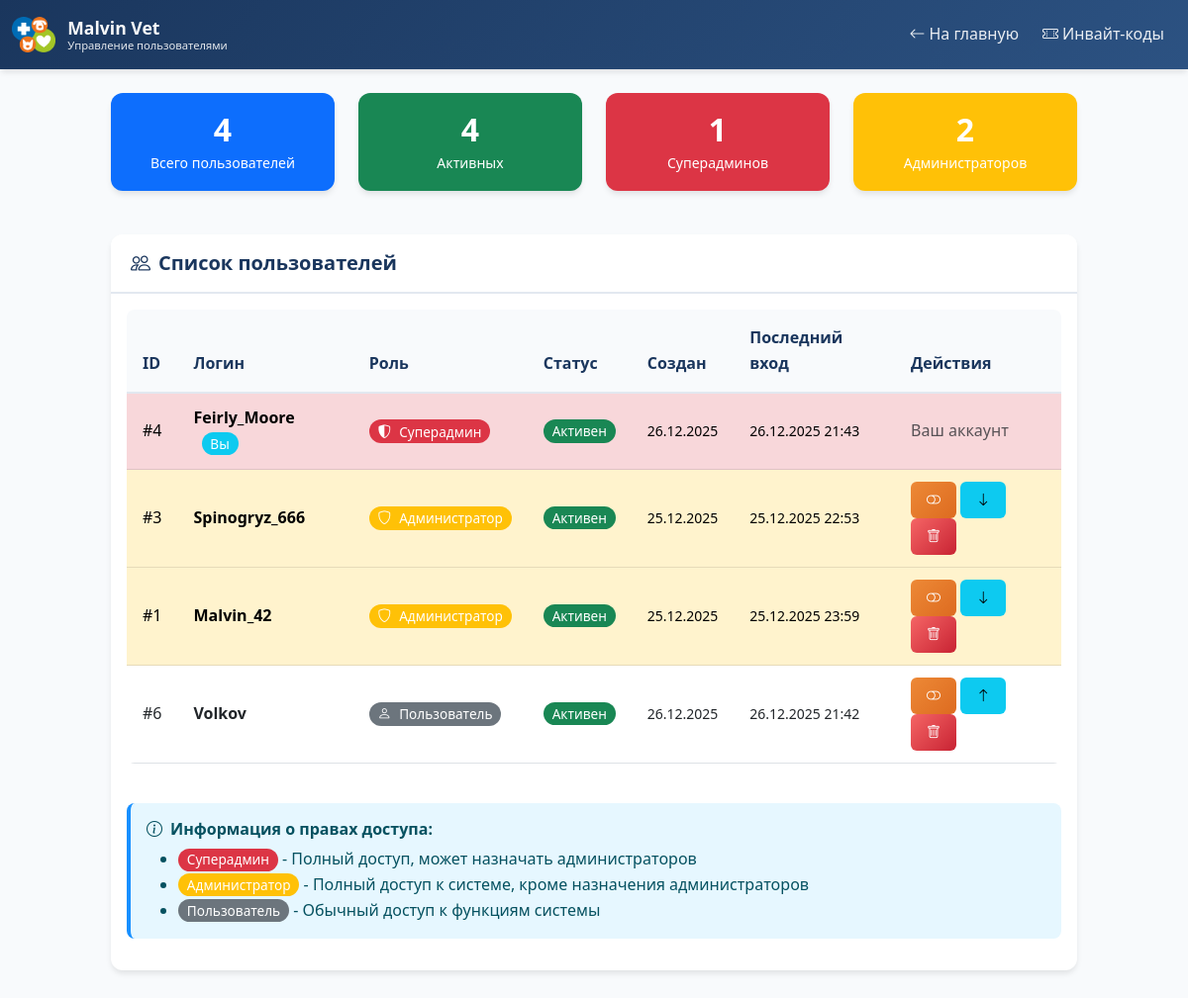
Page /admin/users (signed in) on the committed database.
### app.py (models this page shows)
class User(db.Model):
    __tablename__ = 'user'
    id = db.Column(db.Integer, primary_key=True)
    username = db.Column(db.String(50), nullable=False, unique=True)
    password_hash = db.Column(db.String(200), nullable=False)
    role = db.Column(db.String(20), default='user')  # super_admin, admin, doctor, user
    created_at = db.Column(db.DateTime, default=datetime.utcnow)
    last_login = db.Column(db.DateTime)
    is_active = db.Column(db.Boolean, default=True)

### app.py (the view)
@app.route('/admin/users')
@admin_required
def admin_users():
    users = User.query.order_by(
        db.case(
            (User.role == 'super_admin', 1),
            (User.role == 'admin', 2),
            (User.role == 'doctor', 3),
            (User.role == 'user', 4),
            else_=5
        ),
        User.created_at.desc()
    ).all()
    return render_template('admin_users.html', users=users, now=datetime.utcnow())

### templates/admin_users.html (shortened to what this page needs)
<!DOCTYPE html>
<html lang="ru" data-bs-theme="light">
<head>
    <link href="https://cdn.jsdelivr.net/npm/bootstrap@5.3.0/dist/css/bootstrap.min.css" rel="stylesheet">
    <link rel="stylesheet" href="https://cdn.jsdelivr.net/npm/bootstrap-icons@1.11.0/font/bootstrap-icons.css">
    <link rel="stylesheet" href="{{ url_for('static', filename='css/style.css') }}">
</head>
<body>
    <nav class="navbar navbar-expand-lg navbar-dark">
        <div class="container-fluid">
            <a class="navbar-brand navbar-brand-logo" href="{{ url_for('index') }}">
                <img src="{{ url_for('static', filename='logo.png') }}" alt="Malvin Vet Logo">
                <div class="navbar-brand-text">
                    <span class="brand-name text-light">Malvin Vet</span>
                    <span class="brand-subtitle text-light">Управление пользователями</span>
                </div>
            </a>
            <div class="navbar-nav ms-auto">
                <a class="nav-link" href="{{ url_for('index') }}">
                    <i class="bi bi-arrow-left me-1"></i>На главную
                </a>
                <a class="nav-link" href="{{ url_for('admin_invite_codes') }}">
                    <i class="bi bi-ticket-perforated me-1"></i>Инвайт-коды
                </a>
            </div>
        </div>
    </nav>
    <div class="container-fluid py-4">
        <div class="row">
            <div class="col-lg-10 mx-auto">
                <div class="row mb-4">
                    <div class="col-md-3">
                        <div class="card text-white bg-primary">
                            <div class="card-body text-center">
                                <h2 class="mb-0">{{ users|length }}</h2>
                                <small>Всего пользователей</small>
                            </div>
                        </div>
                    </div>
                    <div class="col-md-3">
                        <div class="card text-white bg-success">
                            <div class="card-body text-center">
                                <h2 class="mb-0">{{ users|selectattr('is_active')|list|length }}</h2>
                                <small>Активных</small>
                            </div>
                        </div>
                    </div>
                    <div class="col-md-3">
                        <div class="card text-white bg-danger">
                            <div class="card-body text-center">
                                <h2 class="mb-0">{{ users|selectattr('role', 'equalto', 'super_admin')|list|length }}</h2>
                                <small>Суперадминов</small>
                            </div>
                        </div>
                    </div>
                    <div class="col-md-3">
                        <div class="card text-white bg-warning">
                            <div class="card-body text-center">
                                <h2 class="mb-0">{{ users|selectattr('role', 'equalto', 'admin')|list|length }}</h2>
                                <small>Администраторов</small>
                            </div>
                        </div>
                    </div>
                </div>
                <div class="card">
                    <div class="card-header">
                        <h5 class="mb-0">
                            <i class="bi bi-people me-2"></i>Список пользователей
                        </h5>
                    </div>
                    <div class="card-body">
                        {% if users %}
                        <div class="table-responsive">
                            <table class="table table-hover">
                                <thead>
                                    <tr>
                                        <th>ID</th>
                                        <th>Логин</th>
                                        <th>Роль</th>
                                        <th>Статус</th>
                                        <th>Создан</th>
                                        <th>Последний вход</th>
                                        <th>Действия</th>
                                    </tr>
                                </thead>
                                <tbody>
                                    {% for user in users %}
                                    <tr class="{% if user.role == 'super_admin' %}table-danger{% elif user.role == 'admin' %}table-warning{% endif %}">
                                        <td>#{{ user.id }}</td>
                                        <td>
                                            <strong>{{ user.username }}</strong>
                                            {% if user.username == session.username %}
                                            <span class="badge bg-info ms-2">Вы</span>
                                            {% endif %}
                                        </td>
                                        <td>
                                            {% if user.role == 'super_admin' %}
                                            <span class="badge bg-danger">
                                                <i class="bi bi-shield-shaded me-1"></i>Суперадмин
                                            </span>
                                            {% elif user.role == 'admin' %}
                                            <span class="badge bg-warning">
                                                <i class="bi bi-shield me-1"></i>Администратор
                                            </span>
                                            {% else %}
                                            <span class="badge bg-secondary">
                                                <i class="bi bi-person me-1"></i>Пользователь
                                            </span>
                                            {% endif %}
                                        </td>
                                        <td>
                                            {% if user.is_active %}
                                            <span class="badge bg-success">Активен</span>
                                            {% else %}
                                            <span class="badge bg-secondary">Неактивен</span>
                                            {% endif %}
                                        </td>
                                        <td>
                                            <small>{{ user.created_at.strftime('%d.%m.%Y') }}</small>
                                        </td>
                                        <td>
                                            {% if user.last_login %}
                                            <small>{{ user.last_login.strftime('%d.%m.%Y %H:%M') }}</small>
                                            {% else %}
                                            <span class="text-muted">—</span>
                                            {% endif %}
                                        </td>
                                        <td>
                                            {% if user.username != session.username %}
                                                {% if session.role == 'super_admin' %}
                                                    {% if user.role != 'super_admin' %}
                                                        <form method="POST" action="{{ url_for('toggle_user', user_id=user.id) }}"
                                                              class="d-inline" onsubmit="return confirm('{% if user.is_active %}Деактивировать{% else %}Активировать{% endif %} пользователя?')">
                                                            <button type="submit" class="btn btn-sm {% if user.is_active %}btn-warning{% else %}btn-success{% endif %}">
                                                                <i class="bi bi-{% if user.is_active %}toggle-off{% else %}toggle-on{% endif %}"></i>
                                                            </button>
                                                        </form>
                                                        {% if user.role == 'admin' %}
                                                        <form method="POST" action="{{ url_for('demote_to_user', user_id=user.id) }}"
                                                              class="d-inline" onsubmit="return confirm('Понизить {{ user.username }} до обычного пользователя?')">
                                                            <button type="submit" class="btn btn-sm btn-info" title="Понизить до пользователя">
                                                                <i class="bi bi-arrow-down"></i>
                                                            </button>
                                                        </form>
                                                        {% elif user.role == 'user' %}
                                                        <form method="POST" action="{{ url_for('promote_to_admin', user_id=user.id) }}"
                                                              class="d-inline" onsubmit="return confirm('Повысить {{ user.username }} до администратора?')">
                                                            <button type="submit" class="btn btn-sm btn-info" title="Повысить до администратора">
                                                                <i class="bi bi-arrow-up"></i>
                                                            </button>
                                                        </form>
                                                        {% endif %}
                                                        <form method="POST" action="{{ url_for('delete_user', user_id=user.id) }}"
                                                              class="d-inline" onsubmit="return confirm('Удалить пользователя {{ user.username }}? Это действие нельзя отменить.')">
                                                            <button type="submit" class="btn btn-sm btn-danger">
                                                                <i class="bi bi-trash"></i>
                                                            </button>
                                                        </form>
                                                    {% else %}
                                                        <span class="text-muted">Суперадмин</span>
                                                    {% endif %}
                                                {% endif %}
                                            {% else %}
                                                <span class="text-muted">Ваш аккаунт</span>
                                            {% endif %}
                                        </td>
                                    </tr>
                                    {% endfor %}
                                </tbody>
                            </table>
                        </div>
                        <div class="alert alert-info mt-4">
                            <h6><i class="bi bi-info-circle me-2"></i>Информация о правах доступа:</h6>
                            <ul class="mb-0">
                                <li><span class="badge bg-danger">Суперадмин</span> - Полный доступ, может назначать администраторов</li>
                                <li><span class="badge bg-warning">Администратор</span> - Полный доступ к системе, кроме назначения администраторов</li>
                                <li><span class="badge bg-secondary">Пользователь</span> - Обычный доступ к функциям системы</li>
                            </ul>
                        </div>
                        {% else %}
                        <div class="text-center py-4 text-muted">
                            <i class="bi bi-people display-4 mb-3"></i>
                            <p>Нет зарегистрированных пользователей</p>
                        </div>
                        {% endif %}
                    </div>
                </div>
            </div>
        </div>
    </div>
</body>
</html>

### rows in the picture
User: id "4", username "Feirly_Moore", shows "Вы", role "super_admin" (drawn), is_active "Активен", created_at "26.12.2025", last_login "26.12.2025 21:43", shows "Ваш аккаунт"
User: id "3", username "Spinogryz_666", role "admin" (drawn), is_active "Активен", created_at "25.12.2025", last_login "25.12.2025 22:53"
User: id "1", username "Malvin_42", role "admin" (drawn), is_active "Активен", created_at "25.12.2025", last_login "25.12.2025 23:59"
User: id "6", username "Volkov", role "user" (drawn), is_active "Активен", created_at "26.12.2025", last_login "26.12.2025 21:42"

### other values in the picture
{{ users|length }} "4"
{{ users|selectattr('is_active')|list|length }} "4"
{{ users|selectattr('role', 'equalto', 'super_admin')|list|length }} "1"
{{ users|selectattr('role', 'equalto', 'admin')|list|length }} "2"
